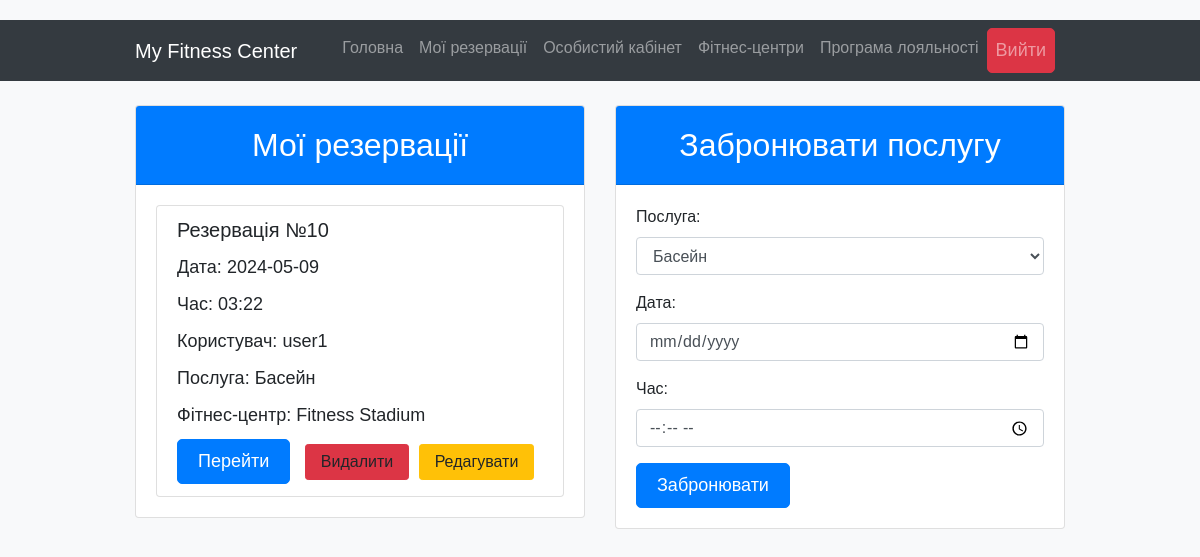
Page /user/reservations (signed in) on the earlier database version.
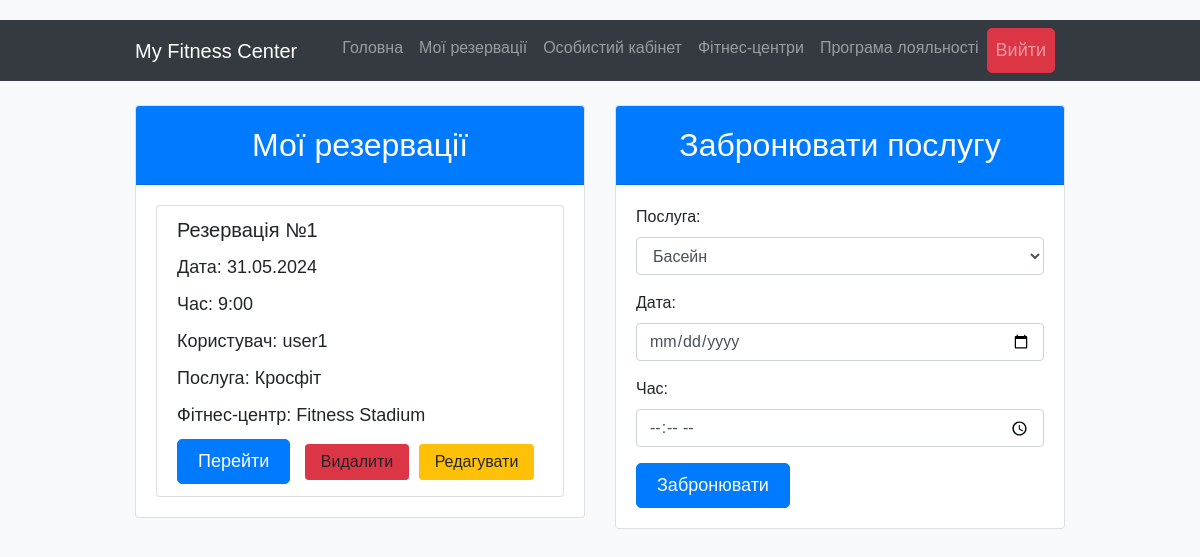
Same page on the later database version.
### tables this page shows
CREATE TABLE reservation (id INTEGER NOT NULL UNIQUE, user_id INTEGER NOT NULL REFERENCES user (id), service_id INTEGER NOT NULL REFERENCES service (id), date TEXT NOT NULL, time TEXT NOT NULL, trainer_id INTEGER REFERENCES trainer (id) NOT NULL, PRIMARY KEY (id AUTOINCREMENT));

CREATE TABLE user (id INTEGER NOT NULL UNIQUE, funds INTEGER NOT NULL DEFAULT 0, login TEXT NOT NULL UNIQUE, password TEXT NOT NULL, birth_date TEXT NOT NULL, phone TEXT NOT NULL, PRIMARY KEY (id AUTOINCREMENT));

CREATE TABLE service (id INTEGER NOT NULL UNIQUE, name TEXT NOT NULL UNIQUE, duration INTEGER NOT NULL DEFAULT 0, description TEXT, price INTEGER NOT NULL DEFAULT 0, gym_id INTEGER NOT NULL REFERENCES gym (id), max_attendees INTEGER NOT NULL DEFAULT 1);

CREATE TABLE gym (id INTEGER NOT NULL UNIQUE, adress TEXT NOT NULL, contacts TEXT NOT NULL, name TEXT NOT NULL UNIQUE, PRIMARY KEY (id AUTOINCREMENT));

### app.py (the view, shortened to what this page needs)
@app.route('/user/reservations', methods=['GET', 'POST'])
@login_required
def user_reservations():
    user = session.get('user', None)
    if request.method == 'GET':
        with SQLiteDatabase('DB.db') as db:
            services = db.select_method("service", columns=['id', 'name'], fetch_all=True)
            reservations = db.select_method("reservation", join={'user': 'reservation.user_id = user.id',
                                                                 'service': 'reservation.service_id = service.id',
                                                                 'gym': 'service.gym_id = gym.id'},
                                            columns=['reservation.id AS reservation_id', 'reservation.date',
                                                     'reservation.time', 'user.login AS user_name',
                                                     'service.name AS service_name', 'gym.name AS gym_name'],
                                            condition={'user_id': user['id']}, fetch_all=True)
        return render_template('reservations.html', reservations=reservations, services=services)

### app.py (called while the page is built)
def dict_factory(cursor, row):
    d = {}
    for idx, col in enumerate(cursor.description):
        d[col[0]] = row[idx]
    return d

def login_required(f):
    @wraps(f)
    def wrapper(*args, **kwargs):
        if 'user' in session:
            return f(*args, **kwargs)
        else:
            return redirect('/login')
    return wrapper

    def __enter__(self):
        self.connection = sqlite3.connect(self.db_path)
        self.connection.row_factory = dict_factory
        return self

    def __exit__(self, exc_type, exc_val, exc_tb):
        if self.connection:
            self.connection.close()

### templates/reservations.html (shortened to what this page needs)
<!DOCTYPE html>
<html lang="uk">
<head>
    <link href="https://stackpath.bootstrapcdn.com/bootstrap/4.5.2/css/bootstrap.min.css" rel="stylesheet">
</head>
<body>
<nav class="navbar navbar-expand-lg navbar-dark bg-dark">
    <div class="container">
        <a class="navbar-brand" href="/">My Fitness Center</a>
        <div class="collapse navbar-collapse" id="navbarNav">
            <ul class="navbar-nav ml-auto">
                <li class="nav-item">
                    <a class="nav-link" href="/">Головна</a>
                </li>
                <li class="nav-item">
                    <a class="nav-link" href="/user/reservations">Мої резервації</a>
                </li>
                <li class="nav-item">
                    <a class="nav-link" href="/user">Особистий кабінет</a>
                </li>
                <li class="nav-item">
                    <a class="nav-link" href="/fitness_center">Фітнес-центри</a>
                </li>
                <li class="nav-item">
                    <a class="nav-link" href="/">Програма лояльності</a>
                </li>
                <li class="nav-item">
                    <a class="nav-link btn btn-primary btn-logout" href="/logout">Вийти</a>
                </li>
            </ul>
        </div>
    </div>
</nav>
<div class="container">
    <div class="row">
        <div class="col-md-6">
            <div class="card">
                <div class="card-header">
                    <h2 class="card-title mb-0">Мої резервації</h2>
                </div>
                <div class="card-body">
                    {% if reservations %}
                        <ul class="list-group">
                            {% for reservation in reservations %}
                                <li class="list-group-item">
                                    <h5 class="card-title highlight">Резервація №{{ reservation.reservation_id }}</h5>
                                    <p class="card-text">Дата: {{ reservation.date }}</p>
                                    <p class="card-text">Час: {{ reservation.time }}</p>
                                    <p class="card-text">Користувач: {{ reservation.user_name }}</p>
                                    <p class="card-text">Послуга: {{ reservation.service_name }}</p>
                                    <p class="card-text">Фітнес-центр: {{ reservation.gym_name }}</p>
                                    <a href="/user/reservations/{{ reservation.reservation_id }}" class="btn btn-primary btn-sm">Перейти</a>
                                    <a href="#" class="btn btn-delete btn-sm">Видалити</a>
                                    <a href="#" class="btn btn-edit btn-sm">Редагувати</a>
                                </li>
                            {% endfor %}
                        </ul>
                    {% else %}
                        <p class="card-text">Ви ще не здійснили жодної резервації</p>
                    {% endif %}
                </div>
            </div>
        </div>
        <div class="col-md-6">
            <div class="card">
                <div class="card-header">
                    <h2 class="card-title mb-0 review-title">Забронювати послугу</h2>
                </div>
                <div class="card-body review-form">
                    <form method="post" action="/user/reservations">
                        <div class="form-group">
                            <label for="service_id">Послуга:</label>
                            <select class="form-control" id="service_id" name="service_id" required>
                                {% for service in services %}
                                    <option value="{{ service.id }}">{{ service.name }}</option>
                                {% endfor %}
                            </select>
                        </div>
                        <div class="form-group">
                            <label for="date">Дата:</label>
                            <input type="date" class="form-control" id="date" name="date" required>
                        </div>
                        <div class="form-group">
                            <label for="time">Час:</label>
                            <input type="time" class="form-control" id="time" name="time" required>
                        </div>
                        <button type="submit" class="btn btn-primary">Забронювати</button>
                    </form>
                </div>
            </div>
        </div>
    </div>
</div>
</body>
</html>

### templates/reservations.html (style rules this page uses)
body { background-color: #f8f9fa; font-family: Arial, sans-serif; padding-top: 20px; }
.container { max-width: 960px; }
.card { margin-bottom: 20px; }
.card-header { background-color: #007bff; color: #fff; text-align: center; border-radius: 10px 10px 0 0; padding: 20px 0; font-size: 24px; }
.card-body { padding: 20px; }
.card-text { font-size: 18px; margin-bottom: 10px; }
.btn-primary { background-color: #007bff; border-color: #007bff; border-radius: 5px; padding: 8px 20px; font-size: 18px; margin-right: 10px; }
.btn-logout { background-color: #dc3545; border-color: #dc3545; }
.btn-delete, .btn-edit { padding: 5px 15px; font-size: 16px; margin-right: 5px; }
.btn-delete { background-color: #dc3545; border-color: #dc3545; }
.btn-edit { background-color: #ffc107; border-color: #ffc107; }

Differences in the rows shown:
removed reservation: reservation_id "10", date "2024-05-09", time "03:22", user_name "user1", service_name "Басейн", gym_name "Fitness Stadium"
added reservation: reservation_id "1", date "31.05.2024", time "9:00", user_name "user1", service_name "Кросфіт", gym_name "Fitness Stadium"
